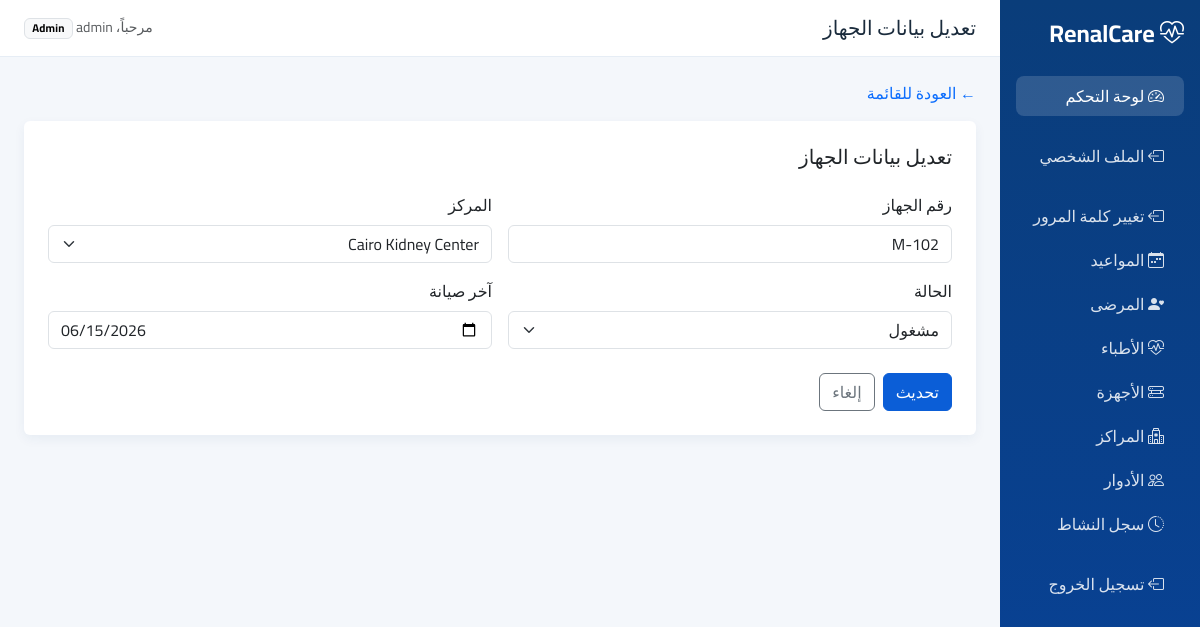
Page /admin-machine-form.php?id=2 (signed in) on the committed database.
### tables this page shows
CREATE TABLE `machines` (
  `id` int(11) NOT NULL,
  `machine_number` varchar(20) DEFAULT NULL,
  `center_id` int(11) DEFAULT NULL,
  `status` enum('available','busy','maintenance') DEFAULT 'available',
  `last_maintenance` date DEFAULT NULL
);

CREATE TABLE `centers` (
  `id` int(11) NOT NULL,
  `name` varchar(100) DEFAULT NULL,
  `address` text DEFAULT NULL,
  `phone` varchar(20) DEFAULT NULL
);

### admin-machine-form.php (the view, shortened to what this page needs)
<?php
require_once("config/database.php");
$machine = null;
$editing = false;
if (isset($_GET['id']) && !empty($_GET['id']))
{
    $id = mysqli_real_escape_string($conn, $_GET['id']);
    $query = "SELECT *
              FROM machines
              WHERE id='$id'";
    $result = mysqli_query($conn, $query);
    if (mysqli_num_rows($result) == 1)
    {
        $machine = mysqli_fetch_assoc($result);
        $editing = true;
    }
    else
    {
        header("Location: admin-machines.php");
        exit;
    }
}
$centers_query = "SELECT id, name
                  FROM centers
                  ORDER BY name ASC";
$centers_result = mysqli_query($conn, $centers_query);
?>
<?php include "includes/head.php"; ?>
<body>
<div class="container-fluid">
<div class="row">
<?php include("includes/sidebar.php"); ?>
<main class="col-md-9 col-lg-10 p-0">
<?php include("includes/topbar.php"); ?>
<div class="p-4">
<div class="mb-3">
<a href="admin-machines.php" class="text-decoration-none">
← العودة للقائمة
</a>
</div>
<div class="card p-4">
<h2 class="h5 mb-4">
<?= $editing ? "تعديل بيانات الجهاز" : "إضافة جهاز جديد"; ?>
</h2>
<form action="" method="post">
<div class="row g-3">
<div class="col-md-6">
<label class="form-label">
رقم الجهاز
</label>
<input
type="text"
name="machine_number"
class="form-control"
value="<?= htmlspecialchars($machine['machine_number'] ?? ''); ?>"
required>
</div>
<div class="col-md-6">
<label class="form-label">
المركز
</label>
<select
name="center_id"
class="form-select">
<?php while ($center = mysqli_fetch_assoc($centers_result)): ?>
<option
value="<?= $center['id']; ?>"
<?= isset($machine['center_id']) && $machine['center_id'] == $center['id'] ? "selected" : ""; ?>>
<?= htmlspecialchars($center['name']); ?>
</option>
<?php endwhile; ?>
</select>
</div>
<div class="col-md-6">
<label class="form-label">
الحالة
</label>
<select
name="status"
class="form-select"
required>
<option
value="busy"
<?= ($machine['status'] ?? '') == "busy" ? "selected" : ""; ?>>
مشغول
</option>
</select>
</div>
<div class="col-md-6">
<label class="form-label">
آخر صيانة
</label>
<input
type="date"
name="last_maintenance"
class="form-control"
value="<?= htmlspecialchars($machine['last_maintenance'] ?? ''); ?>">
</div>
</div>
<div class="mt-4 d-flex gap-2">
<button
type="submit"
name="submit"
class="btn btn-primary">
<?= $editing ? "تحديث" : "حفظ"; ?>
</button>
<a
href="admin-machines.php"
class="btn btn-outline-secondary">
إلغاء
</a>
</div>
</form>
</div>
</div>
</main>
</div>
</div>
</body>
</html>

### assets/css/app.css (style rules this page uses)
:root { --kc-primary: #0b5ed7; --kc-primary-dark: #084298; --kc-bg: #f4f7fb; --kc-sidebar: #0a3d7a; --kc-card: #ffffff; --kc-text: #1a2b3c; --kc-muted: #6c757d; }
body { font-family: "Cairo", system-ui, sans-serif; background: var(--kc-bg); color: var(--kc-text); }
.card { border: 0; box-shadow: 0 0.25rem 0.75rem rgba(10, 61, 122, 0.06); }
.btn-primary { background-color: var(--kc-primary); border-color: var(--kc-primary); }

### rows in the picture
machines: machine_number "M-102", center_id "Cairo Kidney Center", status "مشغول", last_maintenance "06/15/2026"

### other values in the picture
$title "تعديل بيانات الجهاز"
$_SESSION['user_name'] "admin"
